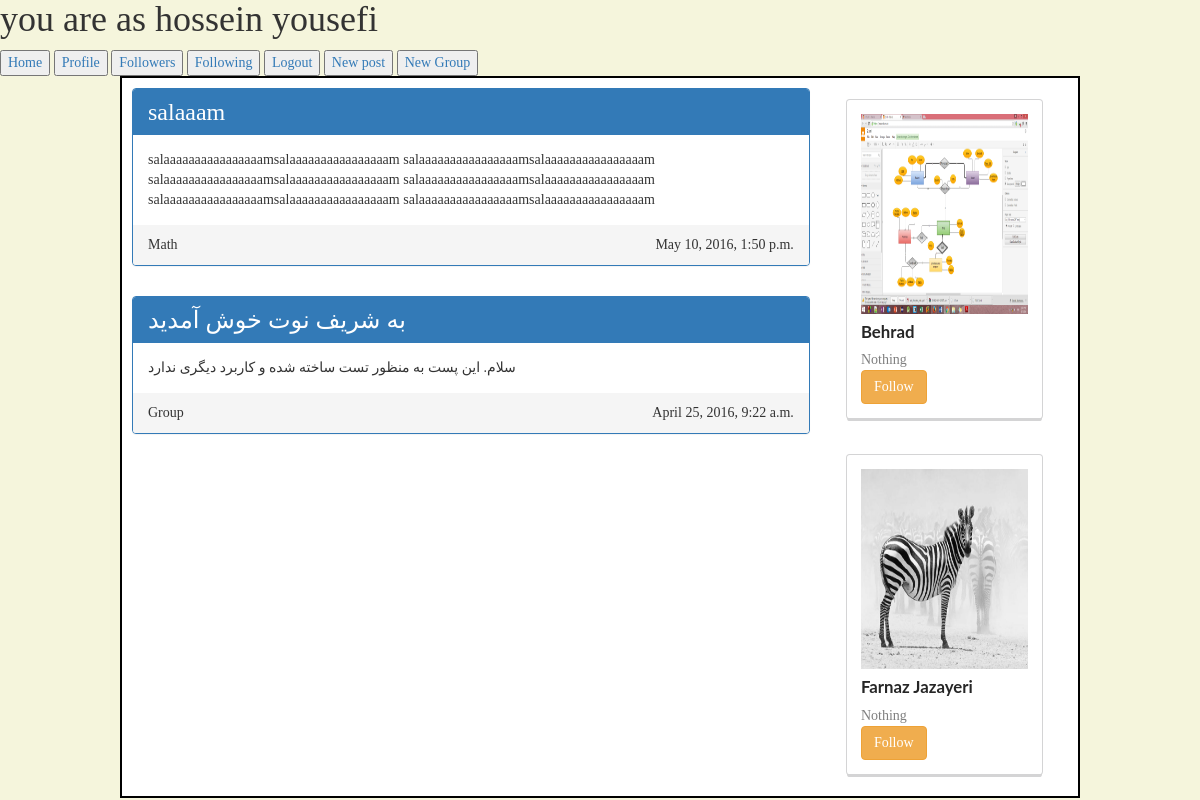
Page / (signed in) on the earlier database version.
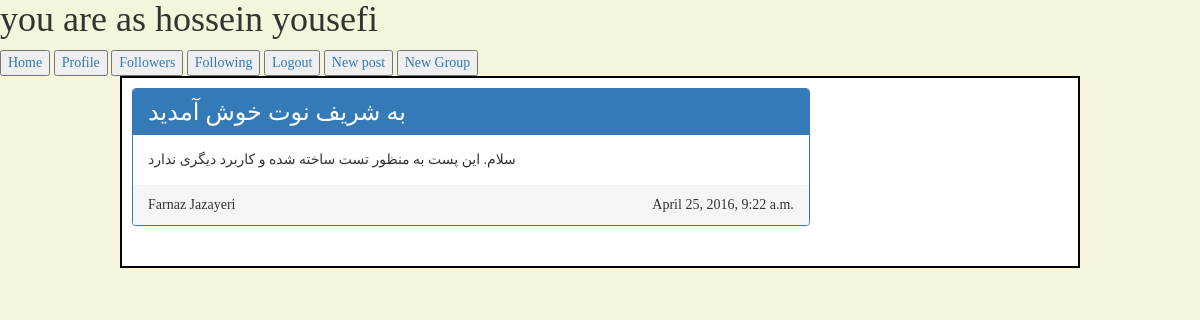
Same page on the later database version.
### xnote_base/models.py (models this page shows, shortened)
class Post(models.Model):
    is_public = models.BooleanField(default=False)
    post_type = models.CharField(choices=(
        ('normal', 'Normal'),
        ('quick', 'Quick'),
    ), default='normal', max_length=50)
    title = models.CharField(max_length=100)
    related_tags = models.ManyToManyField(Tag, blank=True)
    context = models.TextField()
    publish_time = models.DateTimeField(default=timezone.now)
    author = models.ForeignKey(SuperConductor, null=True, blank=True)
    event = models.ForeignKey(Event, null=True, blank=True)

class SuperConductor(models.Model):
    real_name = models.CharField(max_length=100, default='Unknown')
    description = models.CharField(max_length=1000, default='Nothing')
    real_type = models.ForeignKey(ContentType)
    url_name = models.CharField(max_length=100, null=True, blank=True)
    is_formal = models.BooleanField(default=False)
    profile_image = models.ImageField(upload_to=PROFILE_IMAGES_PATH, null=True, blank=True)
    def __str__(self):
        return self.real_name

### xnote_base/views.py (the view, shortened to what this page needs)
# urls.py: url(r'^$', views.main_page, name='main_page'),
def main_page(request):
    if request.user.is_authenticated():
        user = request.user
        person = Person.objects.get(user__username=user.username)
        post_list = Post.objects.filter(author__in=person.follows.all()).order_by('-publish_time')
        suggestions = SuperConductor.objects.exclude(
            Q(url_name=person.url_name) | Q(followers__url_name=person.url_name))
        if 'platform' in request.GET and request.GET['platform'] == 'android':
            return JsonResponse({
                'user': request.user.first_name + ' ' + request.user.last_name,
                'post_list': serializers.serialize('json', post_list),
                'suggestions': serializers.serialize('json', suggestions),
                'author_list': serializers.serialize('json', person.follows.all()),
            })
        else:
            return render(request, 'xnote_base/userindex.html', {
                'user': request.user,
                'post_list': post_list,
                'suggestions': suggestions,
            })

### templates/xnote_base/userindex.html (shortened to what this page needs)
{% extends 'xnote_base/user_super_page.html' %}
{% load staticfiles %}
{% block add_css_and_js %}
    <link rel="stylesheet" href="{% static 'styles/bootstrap.min.css' %}">
    <link type="text/css" rel="stylesheet" href="{% static 'styles/userindex.css' %}"/>
{% endblock %}
{% block body %}
    <div class="post-container">
        <div class="panel-group">
            {% for post in post_list %}
                <div class="panel panel-primary">
                    <div class="panel-heading">
                        <h3 style="display: inline">{{ post.title }}</h3>
                    </div>
                    <div class="panel-body">
                        {{ post.context }}
                    </div>
                    <div class="panel-footer">
                        <div class="panel-author"> {{ post.author }}</div>
                        <div class="panel-date">{{ post.publish_time }}</div>
                        <br style="clear: both"/>
                    </div>
                </div>
                <br style="clear: both"/>
            {% endfor %}
        </div>
        <div class="suggestions">
            {% for suggestion in suggestions %}
                <div class="ui cards" id="suggestion{{ forloop.counter }}">
                    <div class="card">
                        <div class="content">
                            <img class="left floated mini ui image"
                                 src="{{ suggestion.profile_image.url }}">
                            <div class="header">
                                {{ suggestion.real_name }}
                            </div>
                            <div class="description">
                                {{ suggestion.description }}
                                <br/>
                                <div onclick="follow('{{ suggestion.url_name }}', {{ forloop.counter }})"
                                     class="btn btn-warning"
                                     name="">
                                    Follow
                                </div>
                            </div>
                        </div>
                    </div>
                </div>
            {% endfor %}
        </div>
        <br style="clear: both"/>
    </div>
{% endblock %}

Differences in the rows shown:
removed Post: title "salaaam", context "salaaaaaaaaaaaaaaaamsalaaaaaaaaaaaaaaaam salaaaaaaaaaaaaaaaamsalaaaaaaaaaaaaaaaam salaaaaaaaaaaaaaaaamsalaaaaaaaaaaaaaaaam salaaaaaaaaaaaaaaaamsalaaaaaaaaaaaaaaaam salaaaaaaaaaaaaaaaamsalaaaaaaaaaaaaaaaam salaaaaaaaaaaaaaaaamsalaaaaaaaaaaaaaaaam", author "Math", publish_time "May 10, 2016, 1:50 p.m."
no longer on this page (row unchanged): SuperConductor: profile_image (picture), real_name "Behrad", description "Nothing"
no longer on this page (row unchanged): SuperConductor: profile_image (picture), real_name "Farnaz Jazayeri", description "Nothing"
changed Post "به شریف نوت خوش آمدید": author "Group" → "Farnaz Jazayeri"
